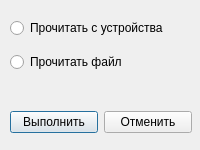
<?xml version="1.0" encoding="UTF-8"?>
<ui version="4.0">
 <class>ImportInv</class>
 <widget class="QDialog" name="ImportInv">
  <property name="geometry">
   <rect>
    <x>0</x>
    <y>0</y>
    <width>200</width>
    <height>150</height>
   </rect>
  </property>
  <property name="minimumSize">
   <size>
    <width>200</width>
    <height>150</height>
   </size>
  </property>
  <property name="maximumSize">
   <size>
    <width>200</width>
    <height>150</height>
   </size>
  </property>
  <property name="windowTitle">
   <string>Конфигуратор</string>
  </property>
  <widget class="QWidget" name="layoutWidget">
   <property name="geometry">
    <rect>
     <x>10</x>
     <y>10</y>
     <width>182</width>
     <height>132</height>
    </rect>
   </property>
   <layout class="QVBoxLayout" name="verticalLayout">
    <item>
     <widget class="QRadioButton" name="readFromDeviceRB">
      <property name="text">
       <string>Прочитать с устройства</string>
      </property>
     </widget>
    </item>
    <item>
     <widget class="QRadioButton" name="readFromFileRB">
      <property name="text">
       <string>Прочитать файл</string>
      </property>
     </widget>
    </item>
    <item>
     <spacer name="verticalSpacer">
      <property name="orientation">
       <enum>Qt::Orientation::Vertical</enum>
      </property>
      <property name="sizeType">
       <enum>QSizePolicy::Policy::Fixed</enum>
      </property>
      <property name="sizeHint" stdset="0">
       <size>
        <width>20</width>
        <height>25</height>
       </size>
      </property>
     </spacer>
    </item>
    <item>
     <layout class="QHBoxLayout" name="horizontalLayout">
      <item>
       <widget class="QPushButton" name="executeBtn">
        <property name="text">
         <string>Выполнить</string>
        </property>
       </widget>
      </item>
      <item>
       <widget class="QPushButton" name="cancelBtn">
        <property name="text">
         <string>Отменить</string>
        </property>
       </widget>
      </item>
     </layout>
    </item>
   </layout>
  </widget>
 </widget>
 <resources/>
 <connections/>
</ui>
